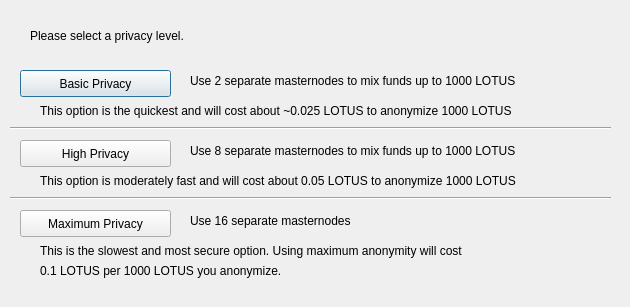
<?xml version="1.0" encoding="UTF-8"?>
<ui version="4.0">
 <class>DarksendConfig</class>
 <widget class="QDialog" name="DarksendConfig">
  <property name="geometry">
   <rect>
    <x>0</x>
    <y>0</y>
    <width>630</width>
    <height>307</height>
   </rect>
  </property>
  <property name="windowTitle">
   <string>Configure PrivateSend</string>
  </property>
  <widget class="QPushButton" name="buttonBasic">
   <property name="geometry">
    <rect>
     <x>20</x>
     <y>70</y>
     <width>151</width>
     <height>27</height>
    </rect>
   </property>
   <property name="text">
    <string>Basic Privacy</string>
   </property>
  </widget>
  <widget class="QPushButton" name="buttonHigh">
   <property name="geometry">
    <rect>
     <x>20</x>
     <y>140</y>
     <width>151</width>
     <height>27</height>
    </rect>
   </property>
   <property name="text">
    <string>High Privacy</string>
   </property>
  </widget>
  <widget class="QPushButton" name="buttonMax">
   <property name="geometry">
    <rect>
     <x>20</x>
     <y>210</y>
     <width>151</width>
     <height>27</height>
    </rect>
   </property>
   <property name="text">
    <string>Maximum Privacy</string>
   </property>
  </widget>
  <widget class="QLabel" name="label">
   <property name="geometry">
    <rect>
     <x>30</x>
     <y>20</y>
     <width>571</width>
     <height>31</height>
    </rect>
   </property>
   <property name="text">
    <string>Please select a privacy level.</string>
   </property>
  </widget>
  <widget class="QLabel" name="label_2">
   <property name="geometry">
    <rect>
     <x>190</x>
     <y>70</y>
     <width>421</width>
     <height>21</height>
    </rect>
   </property>
   <property name="text">
    <string>Use 2 separate masternodes to mix funds up to 1000 LOTUS</string>
   </property>
  </widget>
  <widget class="QLabel" name="label_3">
   <property name="geometry">
    <rect>
     <x>190</x>
     <y>140</y>
     <width>411</width>
     <height>21</height>
    </rect>
   </property>
   <property name="text">
    <string>Use 8 separate masternodes to mix funds up to 1000 LOTUS</string>
   </property>
  </widget>
  <widget class="QLabel" name="label_4">
   <property name="geometry">
    <rect>
     <x>190</x>
     <y>210</y>
     <width>421</width>
     <height>21</height>
    </rect>
   </property>
   <property name="text">
    <string>Use 16 separate masternodes</string>
   </property>
  </widget>
  <widget class="QLabel" name="label_6">
   <property name="geometry">
    <rect>
     <x>40</x>
     <y>100</y>
     <width>561</width>
     <height>21</height>
    </rect>
   </property>
   <property name="text">
    <string>This option is the quickest and will cost about ~0.025 LOTUS to anonymize 1000 LOTUS</string>
   </property>
  </widget>
  <widget class="QLabel" name="label_7">
   <property name="geometry">
    <rect>
     <x>40</x>
     <y>170</y>
     <width>561</width>
     <height>21</height>
    </rect>
   </property>
   <property name="text">
    <string>This option is moderately fast and will cost about 0.05 LOTUS to anonymize 1000 LOTUS</string>
   </property>
  </widget>
  <widget class="QLabel" name="label_8">
   <property name="geometry">
    <rect>
     <x>40</x>
     <y>240</y>
     <width>561</width>
     <height>21</height>
    </rect>
   </property>
   <property name="text">
    <string>This is the slowest and most secure option. Using maximum anonymity will cost</string>
   </property>
  </widget>
  <widget class="QLabel" name="label_9">
   <property name="geometry">
    <rect>
     <x>40</x>
     <y>260</y>
     <width>561</width>
     <height>21</height>
    </rect>
   </property>
   <property name="text">
    <string>0.1 LOTUS per 1000 LOTUS you anonymize.</string>
   </property>
  </widget>
  <widget class="Line" name="line">
   <property name="geometry">
    <rect>
     <x>10</x>
     <y>120</y>
     <width>601</width>
     <height>16</height>
    </rect>
   </property>
   <property name="orientation">
    <enum>Qt::Horizontal</enum>
   </property>
  </widget>
  <widget class="Line" name="line_2">
   <property name="geometry">
    <rect>
     <x>10</x>
     <y>190</y>
     <width>601</width>
     <height>16</height>
    </rect>
   </property>
   <property name="orientation">
    <enum>Qt::Horizontal</enum>
   </property>
  </widget>
 </widget>
 <resources/>
 <connections/>
</ui>
